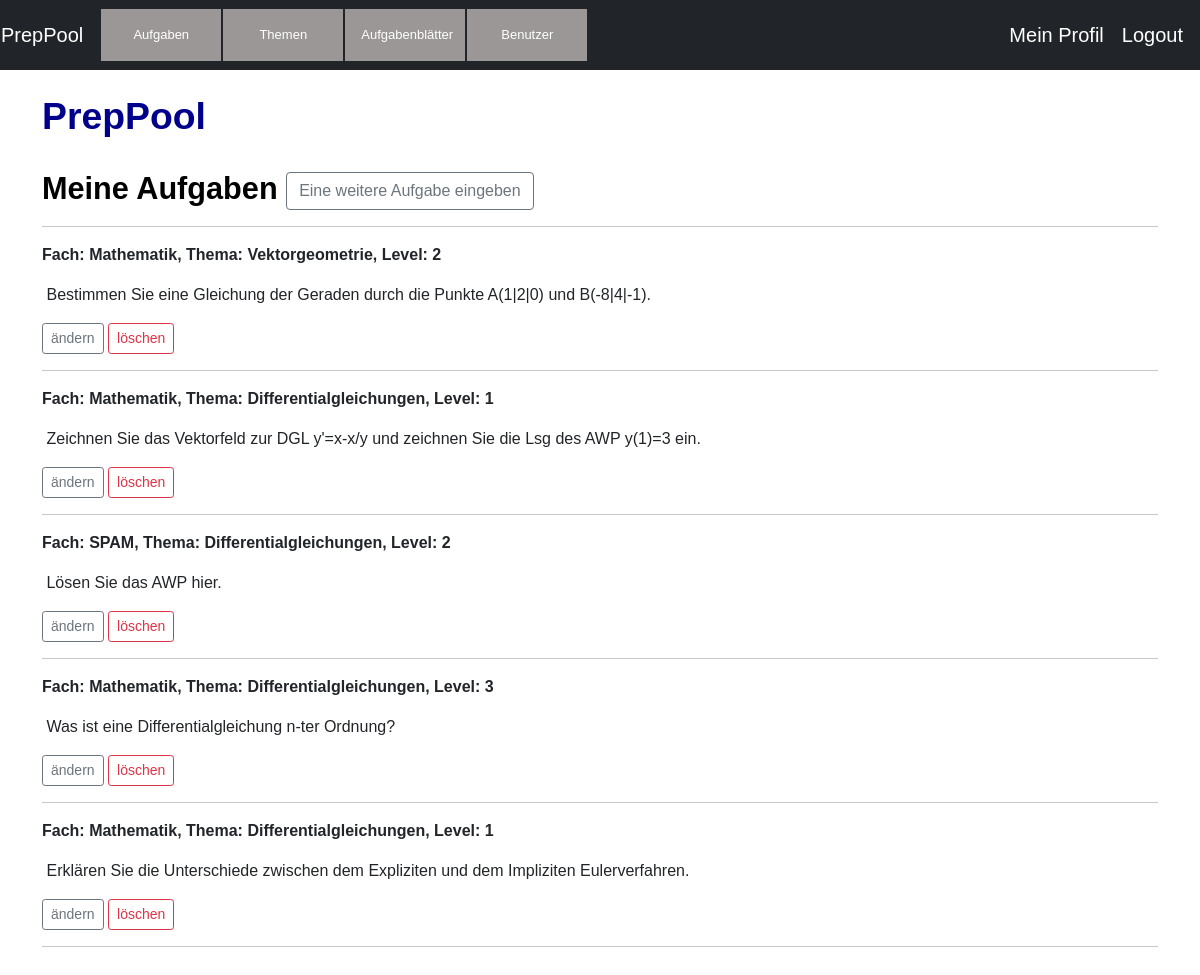
/posts/entries/ (signed in), run on the app's committed database.
### app/posts/models.py (models this page shows, shortened)
class Post(db.Model):
    id = db.Column(db.Integer, primary_key=True)
    subject= db.Column(db.String(100), nullable=False, default='N/A')
    topic =db.Column(db.String(200), nullable=False, default='N/A')
    text =db.Column(db.Text,nullable=True, default='N/A')
    level=db.Column(db.Integer, nullable=True, default='N/A')
    date_posted=db.Column(db.DateTime, nullable=True, default=datetime.utcnow)
    user_id=db.Column(db.Integer, db.ForeignKey('user.id'), nullable=False)

### app/posts/views.py (the view)
@postmod.route('/entries/')
def entries():
       postlist = Post.query.filter_by(user_id=current_user.id).all()
       return render_template('posts/entries.html', posts=postlist)

### app/users/models.py (called while the page is built)
@login_manager.user_loader
def load_user(user_id):
    return User.query.get(int(user_id))

### app/templates/posts/entries.html (shortened to what this page needs)
        {% extends 'base.html' %}
        {%block head  %}
        <link rel="stylesheet" href="{{ url_for('static', filename='css/style.css') }}">
        {% endblock%}
    {%block body  %}
        <br>
        <h1>PrepPool</h1>
        <br>
        <div>
        <h2>Meine Aufgaben   <a  class= "btn btn-outline-secondary" href='/posts/new_post/'>Eine weitere Aufgabe eingeben</a></h2>
        </div>
        <hr>
    {% for post in posts%}
    <article class="media content-section">
        <div class="media">
                <div class="media-body">
                    <div class="article-metadata">
                    <p style="font-weight: bold;"> Fach: {{ post.subject}}, Thema: {{ post.topic }}, Level: {{post.level}}</p>
                    </div>
                    <p style="white-space:pre-wrap"> {{post.text}}</p>
                    <a class= "btn btn-outline-secondary btn-sm" href='/posts/entries/edit/{{post.id}}'>ändern</a>
                    <a class= "btn btn-outline-danger btn-sm" href='/posts/entries/delete/{{post.id}}'>löschen</a>
                </div>
        </div>
        <hr>
    </article>
        {%endfor%}
        <br>
        {% endblock%}

### app/static/css/style.css (style rules this page uses)
body { font-family: Arial, Helvetica, sans-serif; }
h1 { color: darkblue; font-size: 28pt; font-weight:bold; }
h2 { color: black; font-size: 23pt; font-weight:bold; }

### data on the page
Post: subject "Mathematik", topic "Vektorgeometrie", level "2", text "Bestimmen Sie eine Gleichung der Geraden durch die Punkte A(1|2|0) und B(-8|4|-1)."
Post: subject "Mathematik", topic "Differentialgleichungen", level "1", text "Zeichnen Sie das Vektorfeld zur DGL y'=x-x/y und zeichnen Sie die Lsg des AWP y(1)=3 ein."
Post: subject "SPAM", topic "Differentialgleichungen", level "2", text "Lösen Sie das AWP hier."
Post: subject "Mathematik", topic "Differentialgleichungen", level "3", text "Was ist eine Differentialgleichung n-ter Ordnung?"
Post: subject "Mathematik", topic "Differentialgleichungen", level "1", text "Erklären Sie die Unterschiede zwischen dem Expliziten und dem Impliziten Eulerverfahren."
